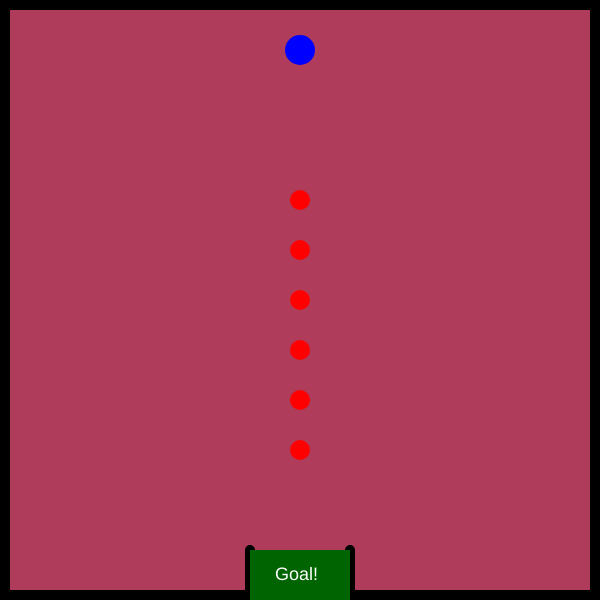
Frame 1 (no input)
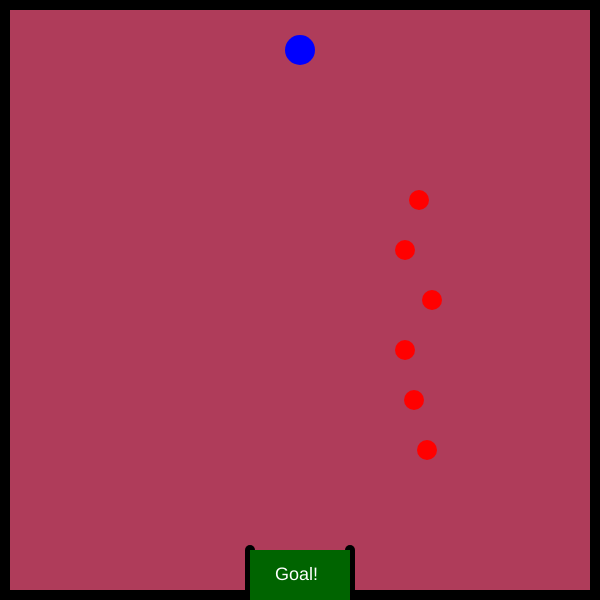
Frame 60 (no input)
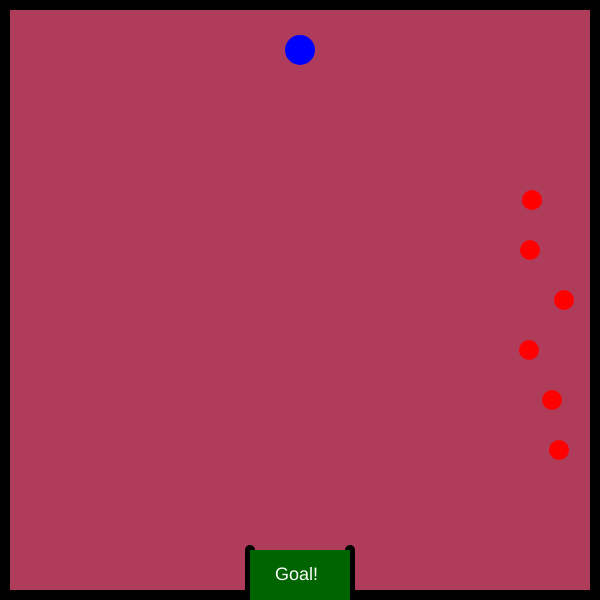
Frame 120 (the mouse pressed at the canvas centre since frame 60)

The p5.js sketch that drew these frames (run headless with seeded random() and noise() and a simulated clock; from frame 60 on, the mouse is pressed at the canvas centre):

// p5.js sketch
// ── sketch.js
// player
var playerX = 300;
var playerY = 50;
// movement for player
var w = 87;
var s = 83;
var a = 65;
var d = 68;
// first shape
var firstshapeX = 300;
var firstshapeY = 200;
var firstshapeXSpeed;
var firstshapeYSpeed;
// second shape
var secondshapeX = 300;
var secondshapeY = 250;
var secondshapeXSpeed;
var secondshapeYSpeed;
// third shape
var thirdshapeX = 300;
var thirdshapeY = 300;
var thirdshapeXSpeed;
var thirdshapeYSpeed;
// fourth shape
var fourthshapeX = 300;
var fourthshapeY = 350;
var fourthshapeXSpeed;
var fourthshapeYSpeed;
// fifth shape
var fifthshapeX = 300;
var fifthshapeY = 400;
var fifthshapeXSpeed;
var fifthshapeYSpeed;
// sixth shape
var sixthshapeX = 300;
var sixthshapeY = 450;
var sixthshapeXSpeed;
var sixthshapeYSpeed;
// custom shape
var customshapeX;
var customshapeY;
// functions
function setup()
{
  createCanvas(600,600);
}
// background functions
function draw()
{
  background (175,60,90);
  createBorders();
  createPlayer();
  playerMovement();
  createProjectiles();
  projectileMovement();
  playerVictory();
  createCustom();
}

function createPlayer()
{
  //player
    fill(0,0,256);
    circle(playerX,playerY,30);
}
function createBorders()
{
  strokeWeight(10);
  line(0,5,600,5);
  line(5,0,5,600);
  line(595,0,595,600);
  line(0,595,250,595);
  line(350,595,600,595);
  line(250,600,250,550);
  line(350,600,350,550);
//goal
  fill(0,100,0);
  strokeWeight(0);
  rect(250,550,100,50);
  fill(256,256,256);
  textSize(18);
  text("Goal!",275,580);
}
function playerMovement()
{
  //movement
  if(keyIsDown(w))
  {
    playerY -= 5;
  }
  if(keyIsDown(s))
  {
    playerY += 5;
  }
  if(keyIsDown(a))
  {
    playerX -= 5;
  }
  if(keyIsDown(d))
  {
    playerX += 5;
  }
}
function createProjectiles()
{
  //projectiles
    fill(256,0,0);
    circle(firstshapeX, firstshapeY, 20);
    circle(secondshapeX, secondshapeY, 20);
    circle(thirdshapeX, thirdshapeY, 20);
    circle(fourthshapeX, fourthshapeY, 20);
    circle(fifthshapeX, fifthshapeY, 20);
    circle(sixthshapeX, sixthshapeY, 20);
}
function projectileMovement()
{
  // first speed
  firstshapeXSpeed = Math.floor(Math.random() * (Math.floor(Math.random() * 7))+1);
  firstshapeYSpeed = Math.floor(Math.random() * (Math.floor(Math.random() * 7))+1);
  // second speed
  secondshapeXSpeed = Math.floor(Math.random() * (Math.floor(Math.random() * 7))+1);
  secondshapeYSpeed = Math.floor(Math.random() * (Math.floor(Math.random() * 7))+1);
  // third speed
  thirdshapeXSpeed = Math.floor(Math.random() * (Math.floor(Math.random() * 7))+1);
  thirdshapeYSpeed = Math.floor(Math.random() * (Math.floor(Math.random() * 7))+1);
  // fourth speed
  fourthshapeXSpeed = Math.floor(Math.random() * (Math.floor(Math.random() * 7))+1);
  fourthshapeYSpeed = Math.floor(Math.random() * (Math.floor(Math.random() * 7))+1);
  // fifth speed
  fifthshapeXSpeed = Math.floor(Math.random() * (Math.floor(Math.random() * 7))+1);
  fifthshapeYSpeed = Math.floor(Math.random() * (Math.floor(Math.random() * 7))+1);
  // sixth speed
  sixthshapeXSpeed = Math.floor(Math.random() * (Math.floor(Math.random() * 7))+1);
  sixthshapeYSpeed = Math.floor(Math.random() * (Math.floor(Math.random() * 7))+1);
  firstshapeX += firstshapeXSpeed;
  secondshapeX += secondshapeXSpeed;
  thirdshapeX += thirdshapeXSpeed;
  fourthshapeX += fourthshapeXSpeed;
  fifthshapeX += fifthshapeXSpeed;
  sixthshapeX += sixthshapeXSpeed;
  if(firstshapeX > 600)
  {
    firstshapeX = 0;
  }
  if(secondshapeX > 600)
  {
    secondshapeX = 0;
  }
  if(thirdshapeX > 600)
  {
    thirdshapeX = 0;
  }
  if(fourthshapeX > 600)
  {
    fourthshapeX = 0;
  }
  if(fifthshapeX > 600)
  {
    fifthshapeX = 0;
  }
  if(sixthshapeX > 600)
  {
    sixthshapeX = 0;
  }
}
function playerVictory()
{
  //victory
    if(playerX > 250 && playerX < 350 && playerY > 550)
    {
      fill(0)
      stroke(5)
      textSize(30)
      text("Congratulations!", 200,50);
    }
}
function createCustom()
{
  //custom shape
    fill(256,0,0);
    circle(customshapeX,customshapeY, 20);
}
function mouseClicked()
  {
    customshapeX = mouseX;
    customshapeY = mouseY;
}
